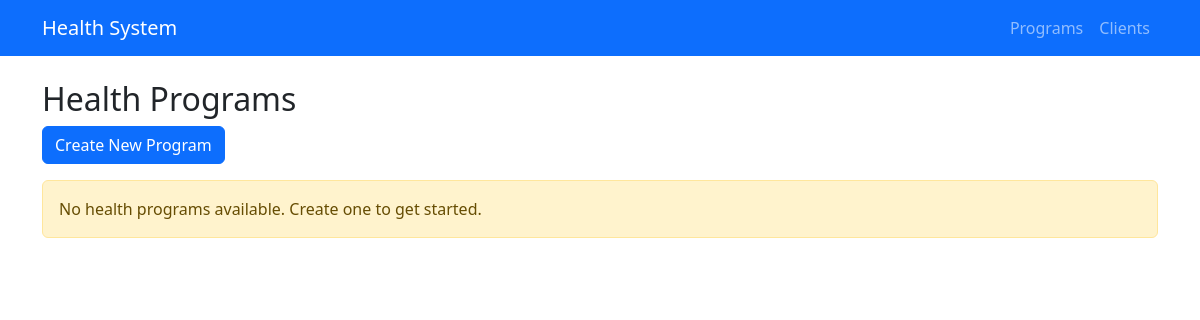
Before: /programs/ (signed in) with the older database file.
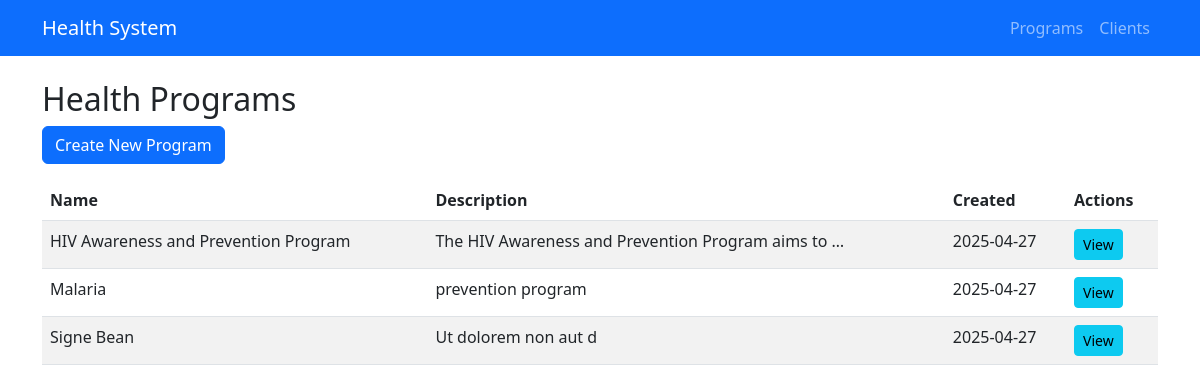
After: the same page with the newer database file.
### clients/models.py (models this page shows, shortened)
class HealthProgram(models.Model):
    name = models.CharField(
        max_length=100,
        unique=True,
        validators=[
            MinLengthValidator(2),
            RegexValidator(
                regex='^[a-zA-Z ]+$',
                message='Name can only contain letters and spaces'
            )
        ]
    )
    description = models.TextField(blank=True)
    created_at = models.DateTimeField(auto_now_add=True)
    updated_at = models.DateTimeField(auto_now=True)
    class Meta:
        ordering = ['name']
        verbose_name = 'Health Program'
        verbose_name_plural = 'Health Programs'

### clients/views.py (the view)
# urls.py: path('programs/', views.program_list, name='program_list'),
@login_required
def program_list(request):
    programs = HealthProgram.objects.all()
    return render(request, 'program_list.html', {'programs': programs})

### clients/templates/program_list.html
{% extends 'base.html' %}
{% block content %}
<h2>Health Programs</h2>
<a href="{% url 'clients:program_create' %}" class="btn btn-primary mb-3">Create New Program</a>
{% if programs %}
<div class="table-responsive">
    <table class="table table-striped">
        <thead>
            <tr>
                <th>Name</th>
                <th>Description</th>
                <th>Created</th>
                <th>Actions</th>
            </tr>
        </thead>
        <tbody>
            {% for program in programs %}
            <tr>
                <td>{{ program.name }}</td>
                <td>{{ program.description|truncatechars:50 }}</td>
                <td>{{ program.created_at|date:"Y-m-d" }}</td>
                <td>
                    <a href="#" class="btn btn-sm btn-info">View</a>
                </td>
            </tr>
            {% endfor %}
        </tbody>
    </table>
</div>
{% else %}
<div class="alert alert-warning">No health programs available. Create one to get started.</div>
{% endif %}
{% endblock %}

### clients/templates/base.html (shortened to what this page needs)
<!DOCTYPE html>
<html>
<head>
    <link href="https://cdn.jsdelivr.net/npm/bootstrap@5.3.0/dist/css/bootstrap.min.css" rel="stylesheet">
</head>
<body>
    <nav class="navbar navbar-expand-lg navbar-dark bg-primary">
        <div class="container">
            <a class="navbar-brand" href="#">Health System</a>
            <div class="navbar-nav">
                <a class="nav-link" href="{% url 'clients:program_list' %}">Programs</a>
                <a class="nav-link" href="{% url 'clients:client_list' %}">Clients</a>
            </div>
        </div>
    </nav>
    <div class="container mt-4">
        {% block content %}{% endblock %}
    </div>
</body>
</html>

Changed rows visible on the page:
added HealthProgram: name "HIV Awareness and Prevention Program", description "The HIV Awareness and Prevention Program aims to …", created_at "2025-04-27"
added HealthProgram: name "Malaria", description "prevention program", created_at "2025-04-27"
added HealthProgram: name "Signe Bean", description "Ut dolorem non aut d", created_at "2025-04-27"
Other visible differences:
text no longer shown: "No health programs available. Create one to get started."
text now shown: "Name Description Created Actions"
